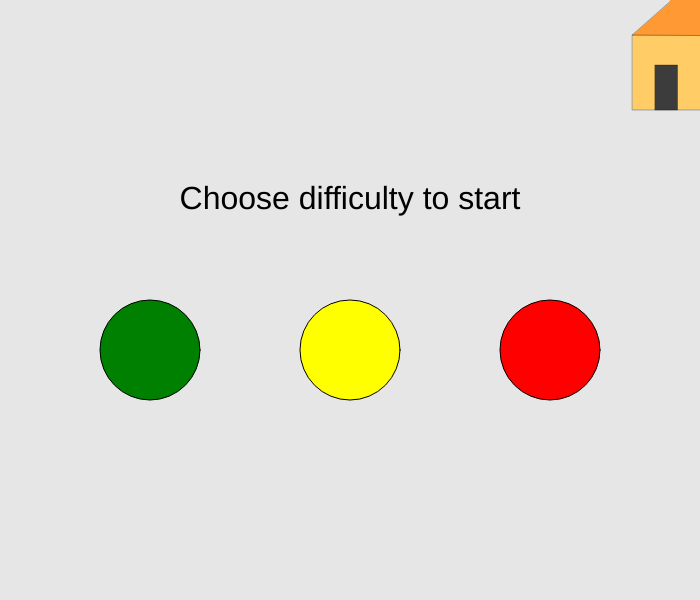
Frame 1 (no input)
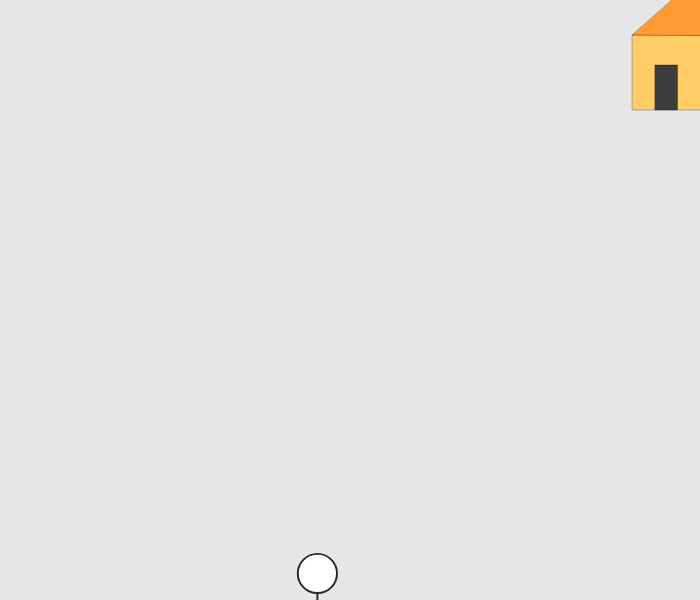
Frame 60 (no input)
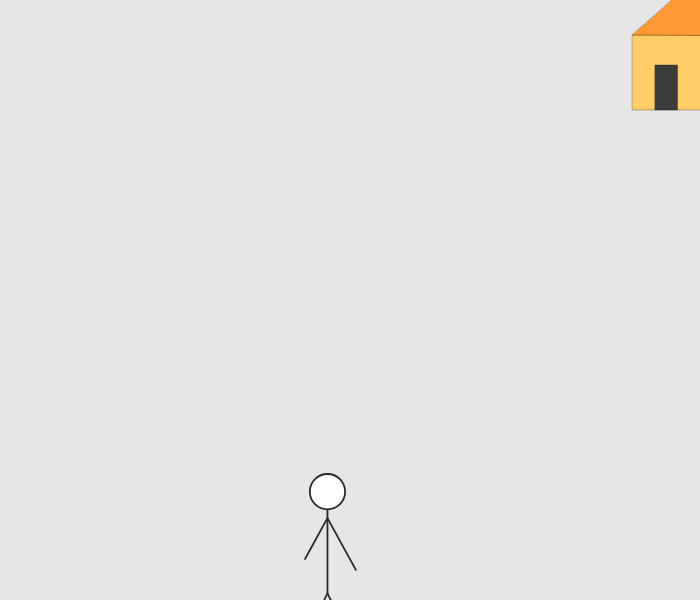
Frame 120 (the mouse pressed at the canvas centre since frame 60)

The p5.js sketch that drew these frames (run headless with seeded random() and noise() and a simulated clock; from frame 60 on, the mouse is pressed at the canvas centre):

// p5.js sketch
// ── sketch.js
let humans = [];

function naturalRandom() {
  var rand = 0;
  for (var i = 0; i < 32; i += 1) rand += Math.random();
  return rand / 32;
}

function randint(min, max) {
    return Math.floor( Math.random() * (min + 1 + max) ) + min;
}

function newHuman(humanX, humanY) {
  var newHuman = {
    armDistance: 30,
    armSize: 30,
    legsHeight: 60,
    legsDistance: 50,
    humanX: humanX,
    humanY: humanY,
    height: (naturalRandom() * 100) - 40,
    isRunning: true,
    armsRising: true,
    legsRising: true,
    stopRunning: false,
    runSpeed: (naturalRandom() * 5) - 1.2,
    leftLeg: 0,
    rightLeg: 0,
    leftArm: 0,
    rightArm: 0,
    scale: 1,
    hitbox: [],
    humanID: humans.length
  }
  
  newHuman.runSpeed += newHuman.height/100;
  newHuman.runSpeed *= difficulty;
  //if (newHuman.runSpeed > 1.3) newHuman.runSpeed=1.3;
  console.log(newHuman.runSpeed);
  humans.push(newHuman);
}

function setup() {
  createCanvas(700, 600);
  frameRate(60);
}

var gameover = false;
var lastSpawn = Date.now();
var gameStarted = false;
var difficulty = 0;

function draw() {
  background(230);
  
  if (!gameStarted) {
    stroke(0);
    
    fill("green");
    circle(150,350,100);
    
    fill("yellow");
    circle(350,350,100);
    
    fill("red");
    circle(550,350,100);
    
    
    
    
    
    textSize(32);
    textAlign(CENTER, CENTER);
    noStroke();
    fill("black");
    text('Choose difficulty to start', 350, 200);
    
    if (true || (mouseX - 150)**2 + (mouseY - 300)**2 < (100**2)) {
      difficulty = 1;
      gameStarted = true;
      newHuman(350,600);
    } else if ((mouseX - 350)**2 + (mouseY - 300)**2 < (100**2)) {
      difficulty = 1.2;
      gameStarted = true;
      newHuman(350,600);
    } else if ((mouseX - 550)**2 + (mouseY - 300)**2 < (100**2)) {
      difficulty = 1.4;
      gameStarted = true;
      newHuman(350,600);
    }
  }
 
  
  for (var i=0; i<humans.length; i++) {
    human = humans[i];

    push();
    
    human.hitbox = [[
      human.humanX - ((human.legsHeight - 3) * human.scale * 0.3),
      human.humanY + (3 * human.scale),
    ]];
    
    human.hitbox = [
      human.hitbox[0],
      [
        human.hitbox[0][0] + ((human.legsHeight - 4) * human.scale * 0.6),
        human.hitbox[0][1] + (98 * human.scale)
      ]
    ];
    
    /*
    rect(
      human.hitbox[0][0],
      human.hitbox[0][1],
      human.hitbox[1][0] - human.hitbox[0][0],
      human.hitbox[1][1] - human.hitbox[0][1]
    ); //hitbox visualizer */
    
    //human.humanY = mouseY;
    
    translate(human.humanX,human.humanY);
    fill(0,0,0,0);
    
    human.scale = 0.6 + (human.humanY / 600) * 1.5;
    
    scale(human.scale);
    //Human
    fill(255);
    stroke(40);





    line(0, 25, 0, human.legsHeight + human.height);
    ellipse(0, 15, 20, 20);

    //Right arm
    push();
    translate(0, 30);
    rotate(radians(90 - human.armDistance));
    line(0, 0, human.armSize - human.rightArm, 0);
    pop();

    //Left arm
    push();
    translate(0, 30);
    rotate(radians(human.armDistance + 90));
    line(0, 0, human.armSize - human.leftArm, 0);
    pop();

    //Legs
    translate(0, human.legsHeight + human.height);
    rotate(radians(90 - (human.legsDistance / 2)));
    line(0, 0, human.legsHeight - (30 + human.leftLeg), 0);
    rotate(radians(human.legsDistance));
    line(0, 0, human.legsHeight - (30 + human.rightLeg), 0);
    
    scale(1);
    pop();
    if (human.isRunning) {
      if (human.stopRunning && (human.armDistance == 30 || human.armDistance == -30) && human.legsDistance == 50) { 

        // Stop running animation when arms and legs at rest position
        human.stopRunning = false;
        human.isRunning = false;
      }


      if (!(human.stopRunning && human.armDistance == 30)) {
        if (human.armsRising) {
          human.armDistance += 1.25;
          if (human.armDistance > 30) human.armsRising = false;
        } else {
          human.armDistance -= 1.25;
          if (human.armDistance < 20) human.armsRising = true;
        }
      }

      if (!(human.stopRunning && human.legsDistance == 50)) {
        if (human.legsRising) {
          human.leftLeg += 0.5;
          human.rightLeg -= 0.5;

          human.rightArm -= 0.5;
          human.leftArm += 0.5;

          human.legsDistance += 0.3;
          if (human.leftLeg > 4) human.legsRising = false;
        } else {
          human.leftLeg -= 0.5;
          human.rightLeg += 0.5;

          human.rightArm += 0.5;
          human.leftArm -= 0.5;

          human.legsDistance -= 0.3;
          if (human.rightLeg > 4) human.legsRising = true;
        }
      }


    }
    
    if (human.humanID == 0 && !gameover && gameStarted) {
      
      
      if (mouseX > human.humanX) human.humanX += Math.abs(mouseX - human.humanX) / (Math.abs(mouseX - human.humanX) + Math.abs(mouseY - human.humanY)) * 1.5;
      else human.humanX -= Math.abs(mouseX - human.humanX) / (Math.abs(mouseX - human.humanX) + Math.abs(mouseY - human.humanY)) * 1.5;

      if (mouseY > human.humanY) human.humanY += Math.abs(mouseY - human.humanY) / (Math.abs(mouseX - human.humanX) + Math.abs(mouseY - human.humanY)) * 1.5;
      else human.humanY -= Math.abs(mouseY - human.humanY) / (Math.abs(mouseX - human.humanX) + Math.abs(mouseY - human.humanY)) * 1.5;
      
    } else {
      if (humans[0].humanX > human.humanX) human.humanX += Math.abs(humans[0].humanX - human.humanX) / (Math.abs(humans[0].humanX - human.humanX) + Math.abs(humans[0].humanY - human.humanY)) * 0.5;
      else human.humanX -= Math.abs(humans[0].humanX - human.humanX) / (Math.abs(humans[0].humanX - human.humanX) + Math.abs(humans[0].humanY - human.humanY)) * 0.5;

      if (humans[0].humanY > human.humanY) human.humanY += Math.abs(humans[0].humanY - human.humanY) / (Math.abs(humans[0].humanX - human.humanX) + Math.abs(humans[0].humanY - human.humanY)) * 0.5;
      else human.humanY -= Math.abs(humans[0].humanY - human.humanY) / (Math.abs(humans[0].humanY - human.humanX) + Math.abs(humans[0].humanY - human.humanY)) * 9.5
    }
    
    if (Date.now() - lastSpawn > randint(3000 / difficulty,6000 / difficulty) && gameStarted) {
      lastSpawn = Date.now();
      
      if (humans.length < 3) newHuman(720,100);
      else newHuman((humans[0].humanX > 350 ? 720 : 0),(humans[0].humanY > 300 ? 600 : 100));
    }
  } // End of human movement loops
  
  
  //safespace
  
  translate(610,-10);
  scale(0.3);
  push();
  stroke(0);
  fill("#ffcc66");
  rect(75,150,250,250);
  
  fill("#ff9933");
  triangle(75, 150, 325, 152, 200, 40);
  
  fill(60);
  rect(150,250, 75,150);
  
  fill("#ff9933");
  noStroke();
  rect(200,0,130)
  
  pop();
  
}

function mouseClicked() {
  
}
